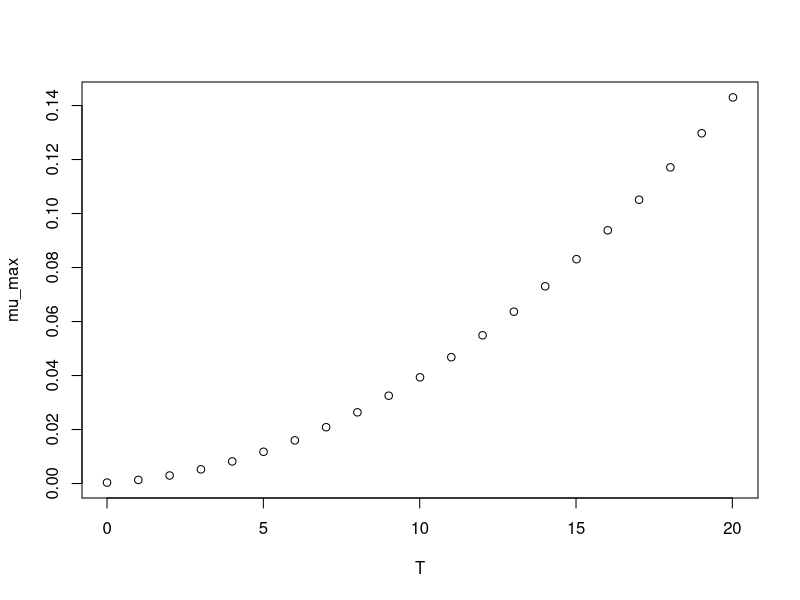

Source code (R):
#############################
# start of Parameter script
#############################
T <- seq(0,20.02,length.out=21)
#############################
# end of Parameter script
#############################
############################# 
# start of Model script Gropin ID 253 
#############################
 
# constant coefficients for this model
a <- 0.058
Tmin <- -1.03
 
variables <- data.frame(T)
argumentsPar <- expand.grid(variables)
 
# heart of the model
response_surface <- function(T) {
   mumax <-2.302585*(a*(T-Tmin))^2/24

return(mumax=mumax)
} 

# output parameters
mumax <- cbind(argumentsPar,response_surface(argumentsPar['T']))
colnames(mumax) <- c(colnames(argumentsPar),'mumax')
#############################
# End of Model script
#############################
############################# 
# start of Visualisation script Gropin ID 253 
#############################
plot(T,mumax$mumax,
                          xlab='T',
                          ylab='mu_max')
#############################
# End of Visualisation script
#############################
